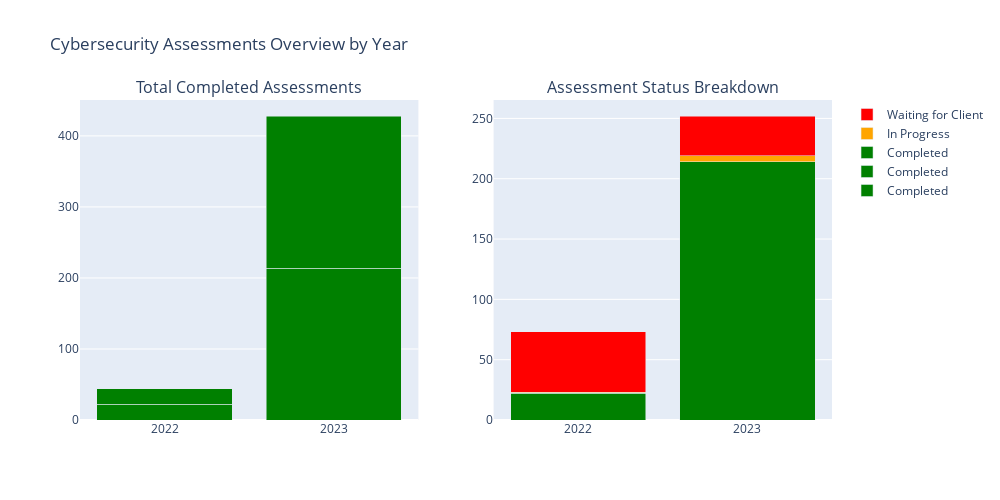

The cell this chart's notebook holds for it:
### Markdown cell above
To improve interpretation, we include in layout axis labels, chart size, and color scheme adjustments.

### Code cell
fig.update_layout(
    title_text="Cybersecurity Assessments Overview by Year",
    barmode='stack',
    showlegend=True,
    height=500,
    width=1000
)

# Show plot
fig.show()

### Figure 1 — Plotly figure (JSON) as saved in the notebook; plotly's stock layout.template omitted (floating-point values rounded to 4 significant figures)
{"data": [{"marker": {"color": "green"}, "name": "Completed", "type": "bar", "x": ["2022", "2023"], "xaxis": "x", "y": [22, 214], "yaxis": "y"}, {"marker": {"color": "green"}, "name": "Completed", "type": "bar", "x": ["2022", "2023"], "xaxis": "x", "y": [22, 214], "yaxis": "y"}, {"marker": {"color": "green"}, "name": "Completed", "type": "bar", "x": ["2022", "2023"], "xaxis": "x2", "y": [22, 214], "yaxis": "y2"}, {"marker": {"color": "orange"}, "name": "In Progress", "type": "bar", "x": ["2022", "2023"], "xaxis": "x2", "y": [1, 5], "yaxis": "y2"}, {"marker": {"color": "red"}, "name": "Waiting for Client", "type": "bar", "x": ["2022", "2023"], "xaxis": "x2", "y": [50, 33], "yaxis": "y2"}], "layout": {"annotations": [{"font": {"size": 16}, "showarrow": false, "text": "Total Completed Assessments", "x": 0.225, "xanchor": "center", "xref": "paper", "y": 1, "yanchor": "bottom", "yref": "paper"}, {"font": {"size": 16}, "showarrow": false, "text": "Assessment Status Breakdown", "x": 0.775, "xanchor": "center", "xref": "paper", "y": 1, "yanchor": "bottom", "yref": "paper"}], "barmode": "stack", "height": 500, "showlegend": true, "title": {"text": "Cybersecurity Assessments Overview by Year"}, "width": 1000, "xaxis": {"anchor": "y", "domain": [0, 0.45]}, "xaxis2": {"anchor": "y2", "domain": [0.55, 1]}, "yaxis": {"anchor": "x", "domain": [0, 1]}, "yaxis2": {"anchor": "x2", "domain": [0, 1]}}}
